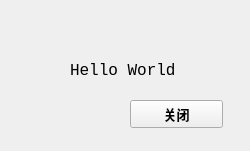
<?xml version="1.0" encoding="UTF-8"?>
<ui version="4.0">
 <class>Widget</class>
 <widget class="QWidget" name="Widget">
  <property name="geometry">
   <rect>
    <x>0</x>
    <y>0</y>
    <width>250</width>
    <height>151</height>
   </rect>
  </property>
  <property name="font">
   <font>
    <family>Consolas</family>
    <pointsize>12</pointsize>
   </font>
  </property>
  <property name="windowTitle">
   <string>Widget</string>
  </property>
  <widget class="QLabel" name="LabDemo">
   <property name="geometry">
    <rect>
     <x>70</x>
     <y>50</y>
     <width>121</width>
     <height>41</height>
    </rect>
   </property>
   <property name="text">
    <string>Hello World</string>
   </property>
  </widget>
  <widget class="QPushButton" name="btnClose">
   <property name="geometry">
    <rect>
     <x>130</x>
     <y>100</y>
     <width>93</width>
     <height>28</height>
    </rect>
   </property>
   <property name="font">
    <font>
     <family>等线</family>
     <pointsize>10</pointsize>
     <weight>75</weight>
     <bold>true</bold>
    </font>
   </property>
   <property name="text">
    <string>关闭</string>
   </property>
  </widget>
 </widget>
 <layoutdefault spacing="6" margin="11"/>
 <resources/>
 <connections>
  <connection>
   <sender>btnClose</sender>
   <signal>clicked(bool)</signal>
   <receiver>Widget</receiver>
   <slot>close()</slot>
   <hints>
    <hint type="sourcelabel">
     <x>276</x>
     <y>223</y>
    </hint>
    <hint type="destinationlabel">
     <x>199</x>
     <y>149</y>
    </hint>
   </hints>
  </connection>
 </connections>
</ui>
